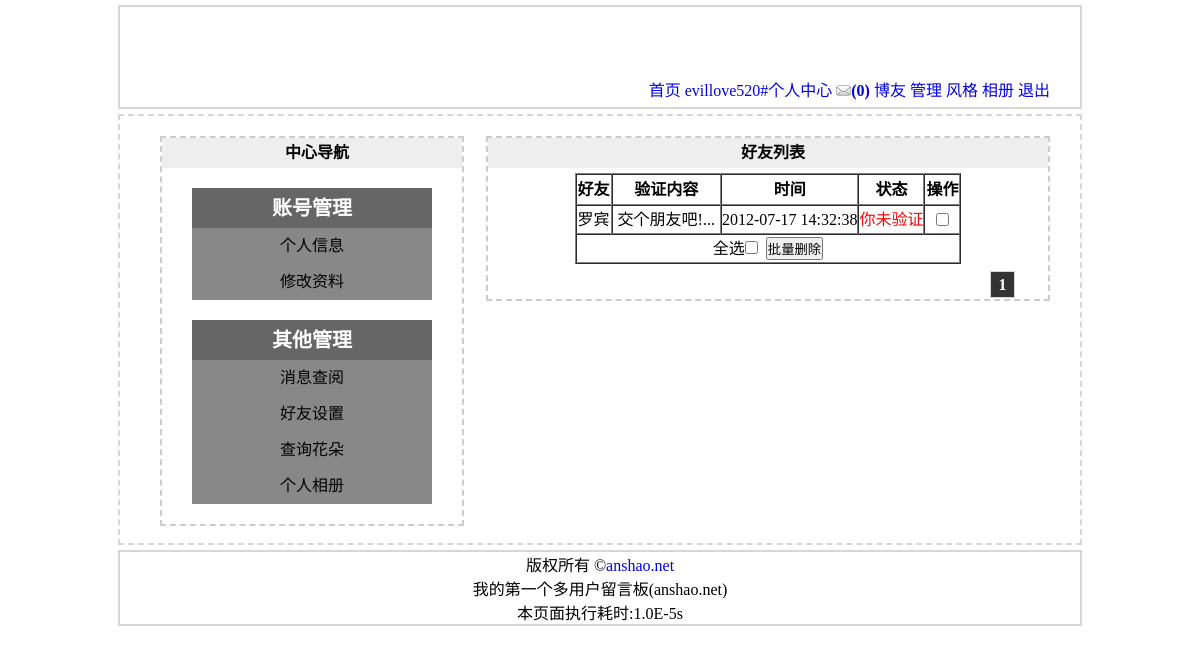
The page /friend_list.php (signed in) on the database its author committed.
### tables this page shows
CREATE TABLE IF NOT EXISTS `tc_friend` (
  `tc_id` int(8) unsigned NOT NULL AUTO_INCREMENT COMMENT '//自动编号',
  `tc_to_user` varchar(20) NOT NULL COMMENT '//加为好友',
  `tc_from_user` varchar(20) NOT NULL COMMENT '//被加为好友',
  `tc_content` varchar(50) NOT NULL COMMENT '//验证内容',
  `tc_friend_time` datetime NOT NULL COMMENT '//加为好友的日期',
  `tc_friend_state` int(1) NOT NULL DEFAULT '0' COMMENT '//加为好友的状态 0为未验证 1为已验证',
  PRIMARY KEY (`tc_id`)
);

### friend_list.php (the view, shortened to what this page needs)
<?php
	include 'includes/common.inc.php';
	if(isset($_COOKIE['username'])){
		$sql = "select tc_uniqid from tc_user where tc_username='{$_COOKIE['username']}' limit 1";
		$query = mysql_query($sql);
		$rs = mysql_fetch_array($query);
		if(isset($rs['tc_uniqid'])){
			if(isset($_GET['page'])){
				$page = $_GET['page'];
				if(empty($page) || $page<0 || !is_numeric($page)){
					$page = 1;
				}else{
					$page = intval($_GET['page']);
				}
			}else{
				$page = 1;
			}
			$pagelimit = 10;
			$sql = "SELECT `tc_id` FROM `tc_friend` WHERE `tc_to_user`='{$_COOKIE['username']}' OR `tc_from_user`='{$_COOKIE['username']}'";
			$query = mysql_query($sql);
			$pag = ($page-1)*10;
			$sql = "SELECT * FROM `tc_friend` WHERE `tc_to_user`='{$_COOKIE['username']}' OR `tc_from_user`='{$_COOKIE['username']}' ORDER BY `tc_friend_time` DESC LIMIT $pag,$pagelimit";
			$query = mysql_query($sql);
		}
	}else{
		pushLocation2('请登陆后再进行此操作', 'login.php');
	}
?>
<!DOCTYPE html PUBLIC "-//W3C//DTD XHTML 1.0 Transitional//EN" "http://www.w3.org/TR/xhtml1/DTD/xhtml1-transitional.dtd">
<html xmlns="http://www.w3.org/1999/xhtml">
	<head>
		<link rel="stylesheet" type="text/css" href="styles/style.css" />
		<link rel="stylesheet" type="text/css" href="styles/message_list.css" />
		<link rel="stylesheet" type="text/css" href="styles/page_list.css" />
	</head>
	<body>
		<?php
			include 'includes/header.inc.php';
		?>
		<div id="member">
			<div id="member-slider">
				<h2>中心导航</h2>
				<dl>
					<dt>账号管理</dt>
					<dd><a href="member.php">个人信息</a></dd>
					<dd><a href="member_modify.php">修改资料</a></dd>
				</dl>
				<dl>
					<dt>其他管理</dt>
					<dd><a href="message_list.php">消息查阅</a></dd>
					<dd><a href="friend_list.php">好友设置</a></dd>
					<dd><a href="flower_list.php">查询花朵</a></dd>
					<dd><a href="#">个人相册</a></dd>
				</dl>
			</div>
			<div id="member-main">
				<h2>好友列表</h2>
				<form action="friend_mutil_del.php" method="post" >
					<table border="1" cellspacing="0">
						<tr>
							<th>好友</th>
							<th>验证内容</th>
							<th>时间</th>
							<th>状态</th>
							<th>操作</th>
						</tr>
						<?php
							while(!!$rs = mysql_fetch_array($query)){
								$friend['id'] = $rs['tc_id'];
								$friend['state'] = $rs['tc_friend_state'];
								$friend['to_user'] = $rs['tc_to_user'];
								$friend['from_user'] = $rs['tc_from_user'];
								$friend['content'] = $rs['tc_content'];
								$friend['time'] = $rs['tc_friend_time'];
								if($friend['to_user'] == $_COOKIE['username']){
									$friend['new_user'] = $friend['from_user'];
									if(empty($friend['state'])){
										$friend['new_state'] = '<a href="friend_check.php?action=check&id='.$friend['id'].'" style="color:red;text-decoration:none;">你未验证</a>';
									}else{
										$friend['new_state'] = '<span style="color:green">验证通过</span>';
									}
								}
						?>
						<tr>
							<td><?php echo $friend['new_user']; ?></td>
							<td class="content" title="<?php echo $friend['content'];?>"><?php echo iconv_substr($friend['content'], 0,10,'utf-8').'...'; ?></td>
							<td><?php echo $friend['time']; ?></td>
							<td>
								<?php
									echo $friend['new_state'];
								?>
							</td>
							<td><input type="checkbox" name="checkbox[]" value="<?php echo $rs['tc_id']; ?>"/></td>
						</tr>
						<?php
							}
						?>
						<tr><td colspan="5" class="maxdel"><label>全选<input type="checkbox" name="checkall" id="chkall" /></label>&nbsp;&nbsp;<input type="submit" name="mutildel" value="批量删除" /></td></tr>
					</table>
				</form>
			</div>
		</div>
		<?php
			include 'includes/footer.inc.php';
		?>
	</body>
</html>

### styles/style.css (style rules this page uses)
body,ul,ol,li,td,tr,p,a,form,input,dl,dt,dd,h2,textarea { margin:0; padding:0; }
body { background-color:#FFF; }
h2 { font-size:14px; height:25px; line-height:25px; text-indent:10px; background:#EEE; }
a { text-decoration:none; }
a img { border:none!important; }
ul,li,ol,dl,dt,dd { list-style:none; }

### styles/message_list.css (style rules this page uses)
#member { width:960px; margin:0 auto; border:2px dashed #D6D6D6; margin-top:5px; padding-bottom:7px; }
#member h2 { text-align:center; font-weight:bold; font-size:16px; height:30px; line-height:30px; }
#member #member-slider { width:300px; float:left; margin:20px 0 10px 40px; border:2px dashed #CCC; }
#member #member-slider dl { width:240px; margin:20px auto; }
#member #member-slider dl dt { height:40px; line-height:40px; text-align:center; font-weight:bold; font-size:20px; background:#666; color:#FFF; }
#member #member-slider dl dd a { display:block; height:36px; line-height:36px; text-align:center; background:#888; color:#000; text-decoration:none; }
#member #member-main { margin:20px 30px 10px 0; width:560px; border:2px dashed #CCC; float:right; }
#member-main table { margin:5px auto; text-align:center; }
#member-main table th,#member-main table td { height:27px; line-height:27px; }
#member-main table td.content { padding:0 5px; text-align:left; }
#member-main table td a { text-decoration:none; color:#000; }

### rows shown on the page
tc_friend: tc_from_user "罗宾", tc_content "交个朋友吧!", tc_friend_time "2012-07-17 14:32:38"

### other values the page prints
$_COOKIE['username'] "evillove520"
$GLOBALS['message'] "(0)"
$GLOBALS['sys_title'] "多用户留言板(anshao.net)"
runTime()-$startTime "1.0E-5"
